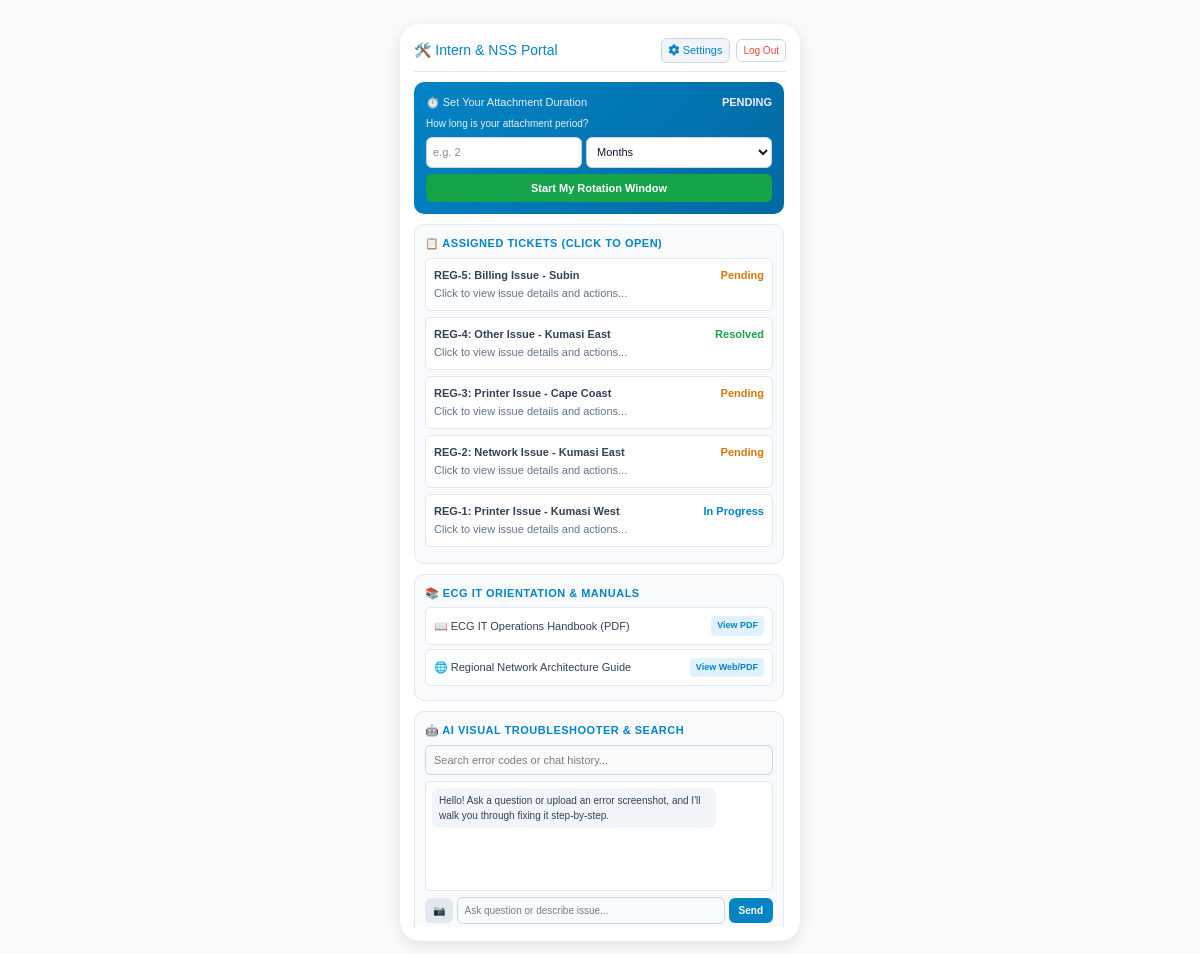
Page /intern/dashboard/ (signed in) on the committed database.
### support_app/models.py (models this page shows, shortened)
class Ticket(models.Model):
    STATUS_CHOICES = [
        ('Pending', 'Pending'),
        ('In Progress', 'In Progress'),
        ('Resolved', 'Resolved'),
    ]
    PRIORITY_CHOICES = [
        ('Low', 'Low'),
        ('Medium', 'Medium'),
        ('High', 'High'),
        ('Critical', 'Critical'),
    ]
    reporter_name = models.CharField(max_length=100, blank=True, null=True)
    staff_id = models.CharField(max_length=50, blank=True, null=True)
    corporate_email = models.EmailField(blank=True, null=True)
    district = models.CharField(max_length=100, blank=True, null=True)
    category = models.CharField(max_length=100, blank=True, null=True)
    title = models.CharField(max_length=200)
    description = models.TextField()
    department = models.CharField(max_length=100)
    priority = models.CharField(max_length=20, choices=PRIORITY_CHOICES, default='Medium')
    status = models.CharField(max_length=20, choices=STATUS_CHOICES, default='Pending')
    created_at = models.DateTimeField(auto_now_add=True)
    updated_at = models.DateTimeField(auto_now=True)
    reported_by = models.ForeignKey(User, on_delete=models.SET_NULL, null=True, blank=True)

### support_app/views.py (the view)
# urls.py: path('intern/dashboard/', views.intern_dashboard, name='intern_dashboard'),
@login_required(login_url='intern_login')
def intern_dashboard(request):
    tickets = Ticket.objects.all().order_by('-created_at')
    context = {
        'tickets': tickets,
    }
    return render(request, 'support_app/dashboards/intern_dash.html', context)

### support_app/templates/support_app/dashboards/intern_dash.html (shortened to what this page needs)
<!DOCTYPE html>
<html lang="en">
<head>
    <script src="https://cdn.jsdelivr.net/npm/@tailwindcss/browser@4"></script>
    <link rel="stylesheet" href="https://cdnjs.cloudflare.com/ajax/libs/font-awesome/6.4.0/css/all.min.css">
</head>
<body>
<div class="mobile-container">
    <div class="header">
        <h2>🛠️ Intern & NSS Portal</h2>
        <div class="header-actions">
            <button class="profile-btn" onclick="toggleProfileSettings()" title="Profile Settings"><i class="fa-solid fa-gear"></i> Settings</button>
            <a href="{% url 'intern_login' %}" class="logout-btn">Log Out</a>
        </div>
    </div>
    <div class="dashboard-content">
        <div class="timer-card" id="timerCard">
            <div class="timer-header">
                <span id="cardTitle">⏱️ Set Your Attachment Duration</span>
                <span id="statusLabel" style="font-weight: bold;">PENDING</span>
            </div>
            <div class="setup-form" id="setupForm">
                <div style="font-size: 10px; opacity: 0.9;">How long is your attachment period?</div>
                <div style="display: flex; gap: 4px;">
                    <input type="number" id="durationValue" placeholder="e.g. 2" min="1" style="flex: 2;">
                    <select id="durationUnit" style="flex: 3;">
                        <option value="months" selected>Months</option>
                    </select>
                </div>
                <button type="button" class="setup-btn" onclick="startCountdown()">Start My Rotation Window</button>
            </div>
        </div>
        <div class="card">
            <div class="section-title">📋 Assigned Tickets (Click to Open)</div>
            {% for ticket in tickets %}
            <div class="ticket-item" onclick="openTicket('REG-{{ ticket.id }}', '{{ ticket.title|escapejs }}', '{{ ticket.description|escapejs }}', '{{ ticket.status }}')">
                <div class="ticket-header">
                    <span>REG-{{ ticket.id }}: {{ ticket.title }}</span>
                    <span style="color: {% if ticket.status == 'Resolved' %}#16a34a{% elif ticket.status == 'In Progress' %}#0284c7{% else %}#d97706{% endif %};">{{ ticket.status }}</span>
                </div>
                <div style="color: #64748b;">Click to view issue details and actions...</div>
            </div>
            {% empty %}
            <div style="font-size: 11px; color: #64748b; text-align: center; padding: 10px;">No tickets found.</div>
            {% endfor %}
        </div>
        <div class="card">
            <div class="section-title">📚 ECG IT Orientation & Manuals</div>
            <a href="#" class="manual-item" onclick="alert('Opening ECG IT Operations Overview Guide...'); return false;">
              <span>📖 ECG IT Operations Handbook (PDF)</span>
              <span class="download-badge">View PDF</span>
            </a>
            <a href="#" class="manual-item" onclick="alert('Opening Regional Network Topology & Infrastructure Guide...'); return false;">
              <span>🌐 Regional Network Architecture Guide</span>
              <span class="download-badge">View Web/PDF</span>
            </a>
        </div>
        <div class="card" style="margin-bottom: 0;">
            <div class="section-title">🤖 AI Visual Troubleshooter & Search</div>
            <input type="text" class="chat-search" placeholder="Search error codes or chat history...">
            <div class="chat-box" id="chatBox">
                <div class="chat-msg bot-msg">Hello! Ask a question or upload an error screenshot, and I'll walk you through fixing it step-by-step.</div>
            </div>
            <div class="chat-input-row">
                <button type="button" class="file-btn" onclick="document.getElementById('imageInput').click()" title="Attach Image">📷</button>
                <input type="text" class="chat-input" id="chatInput" placeholder="Ask question or describe issue...">
                <button type="button" class="send-btn" onclick="sendMsg()">Send</button>
            </div>
        </div>
    </div>
</div>
</body>
</html>

### support_app/templates/support_app/dashboards/intern_dash.html (style rules this page uses)
body { font-family: Arial, sans-serif; background: #f8fafc; margin: 0; display: flex; justify-content: center; align-items: center; height: 100vh; }
.mobile-container { width: 100%; max-width: 400px; background: #ffffff; padding: 14px; border-radius: 20px; box-shadow: 0 4px 15px rgba(0,0,0,0.1); display: flex; flex-direction: column; height: 95vh; box-sizing: border-box; position: relative; overflow: hidden; }
.header { display: flex; justify-content: space-between; align-items: center; border-bottom: 1px solid #e2e8f0; padding-bottom: 8px; margin-bottom: 10px; }
.header h2 { color: #0284c7; margin: 0; font-size: 14px; }
.header-actions { display: flex; gap: 6px; align-items: center; }
.profile-btn { background: #f1f5f9; border: 1px solid #cbd5e1; color: #0284c7; font-size: 11px; padding: 3px 7px; border-radius: 6px; cursor: pointer; }
.logout-btn { background: none; border: 1px solid #cbd5e1; color: #ef4444; font-size: 10px; padding: 3px 6px; border-radius: 6px; cursor: pointer; text-decoration: none; }
.dashboard-content { flex-grow: 1; overflow-y: auto; display: flex; flex-direction: column; gap: 10px; padding-right: 2px; }
.card { background: #f8fafc; border: 1px solid #e2e8f0; border-radius: 10px; padding: 10px; }
.section-title { font-size: 11px; font-weight: bold; color: #0284c7; text-transform: uppercase; margin-bottom: 6px; letter-spacing: 0.5px; display: flex; justify-content: space-between; align-items: center; }
.timer-card { background: linear-gradient(135deg, #0284c7, #0369a1); color: white; border-radius: 10px; padding: 12px; }
.timer-header { display: flex; justify-content: space-between; font-size: 11px; margin-bottom: 6px; opacity: 0.9; }
.setup-form { display: flex; flex-direction: column; gap: 6px; margin-top: 6px; }
.setup-form input, .setup-form select { padding: 6px; border-radius: 6px; border: 1px solid #cbd5e1; font-size: 11px; outline: none; background: #ffffff; color: #0f172a; }
.setup-form select option { background: #ffffff; color: #0f172a; }
.setup-btn { background: #16a34a; color: white; border: none; padding: 6px; border-radius: 6px; font-weight: bold; font-size: 11px; cursor: pointer; }
.ticket-item { background: #ffffff; border: 1px solid #e2e8f0; padding: 8px; border-radius: 6px; margin-bottom: 6px; font-size: 11px; cursor: pointer; transition: border-color 0.2s; }
.ticket-header { display: flex; justify-content: space-between; font-weight: bold; color: #334155; margin-bottom: 2px; }
.manual-item { background: #ffffff; border: 1px solid #e2e8f0; padding: 8px; border-radius: 6px; display: flex; justify-content: space-between; align-items: center; font-size: 11px; text-decoration: none; color: #334155; margin-bottom: 4px; }
.download-badge { background: #e0f2fe; color: #0284c7; padding: 3px 6px; border-radius: 4px; font-size: 9px; font-weight: bold; }
.chat-box { background: #ffffff; border: 1px solid #e2e8f0; border-radius: 6px; height: 110px; overflow-y: auto; padding: 6px; font-size: 10px; display: flex; flex-direction: column; gap: 4px; margin-bottom: 6px; }
.chat-msg { padding: 5px 7px; border-radius: 6px; max-width: 85%; }
.bot-msg { background: #f1f5f9; color: #334155; align-self: flex-start; }
.chat-input-row { display: flex; gap: 4px; align-items: center; }
.chat-search { width: 100%; padding: 6px 8px; border: 1px solid #cbd5e1; border-radius: 6px; font-size: 11px; box-sizing: border-box; outline: none; margin-bottom: 6px; }
.chat-input { flex-grow: 1; padding: 5px 6px; border: 1px solid #cbd5e1; border-radius: 6px; font-size: 10px; outline: none; }
.file-btn { background: #e2e8f0; color: #334155; padding: 5px 8px; border-radius: 6px; font-size: 10px; cursor: pointer; border: none; }
.send-btn { background: #0284c7; color: white; border: none; padding: 5px 10px; border-radius: 6px; font-weight: bold; font-size: 10px; cursor: pointer; }

### rows in the picture
Ticket: id "5", title "Billing Issue - Subin", status "Pending"
Ticket: id "4", title "Other Issue - Kumasi East", status "Resolved"
Ticket: id "3", title "Printer Issue - Cape Coast", status "Pending"
Ticket: id "2", title "Network Issue - Kumasi East", status "Pending"
Ticket: id "1", title "Printer Issue - Kumasi West", status "In Progress"
